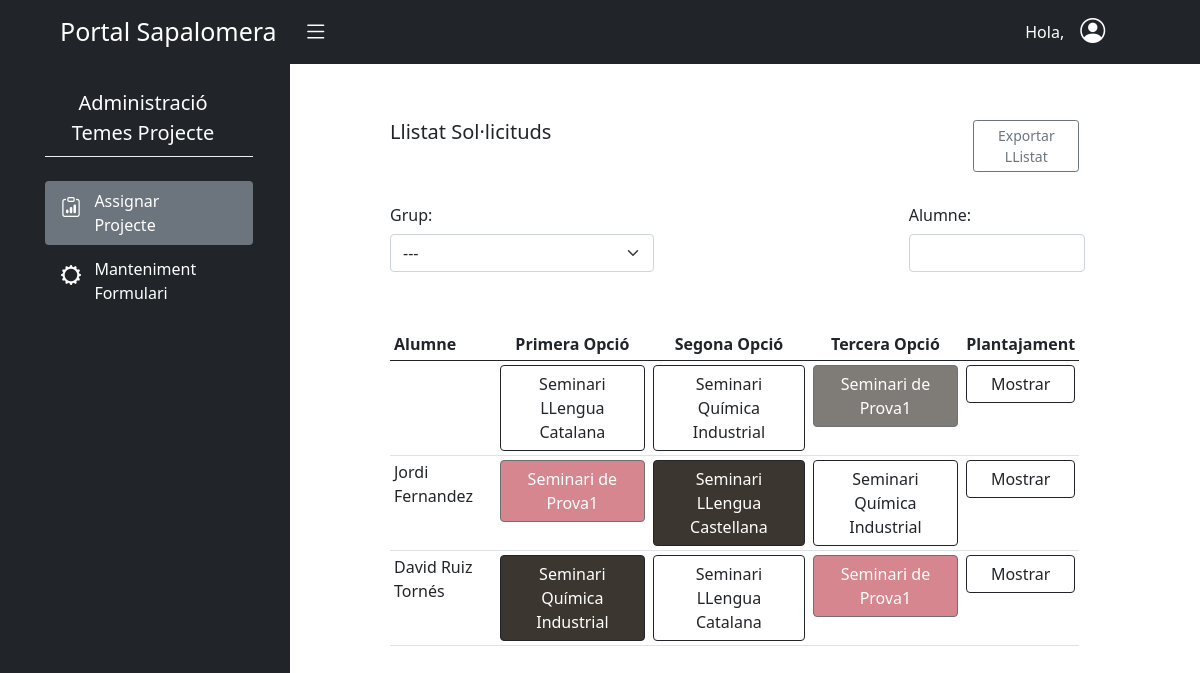
Before: /aplicacions/projecte_batxillerat/assignarProjecte/ (signed in) with the older database file.
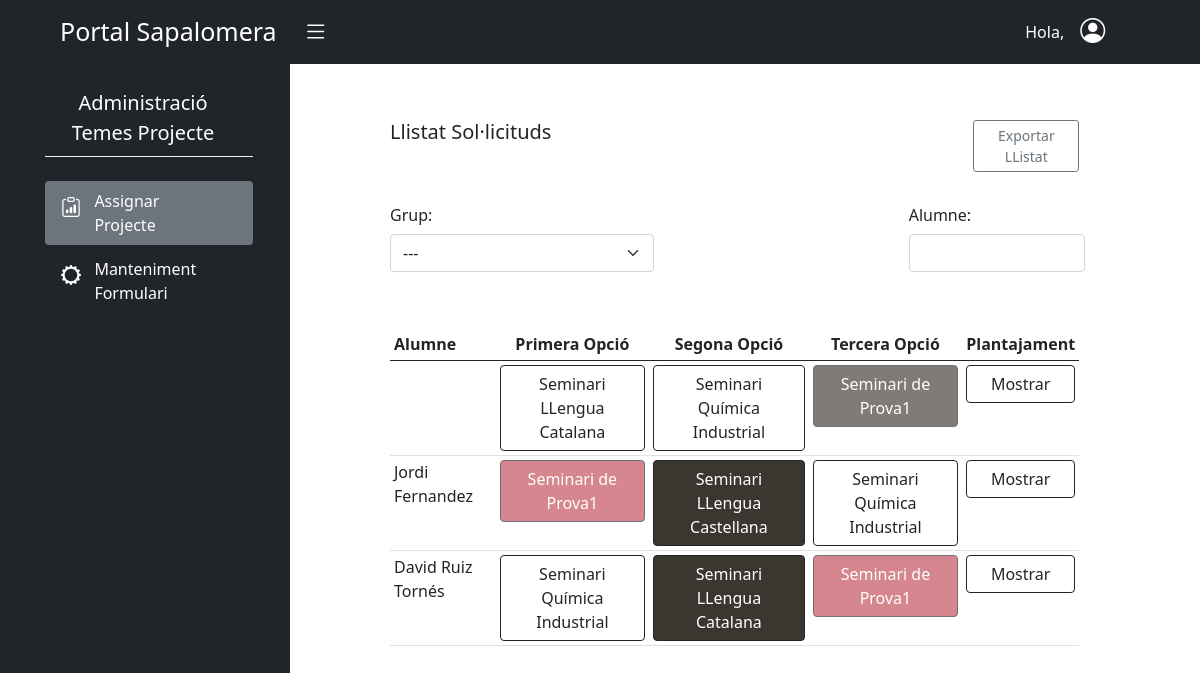
After: the same page with the newer database file.
### batxillerat_projecte/models.py (models this page shows)
class Solicitud(models.Model):
    plantajament = models.TextField()
    seminari = models.ForeignKey(Seminari, on_delete=models.CASCADE)
    usuari = models.ForeignKey(User, on_delete=models.CASCADE)
    assignat = models.BooleanField(default=False)
    class Meta:
        permissions = (
            ("enviar_solicitud", "Pot enviar Solicitud"),
        )

class Seminari(models.Model):
    nom = models.CharField(max_length=100)
    departament = models.ForeignKey(Departament, on_delete=models.CASCADE)
    places = models.PositiveSmallIntegerField()
    def __str__(self):
        return self.nom

### batxillerat_projecte/decorators.py (the view)
    def func(request, *args, **kwargs):
        if request.user in llistaEncarregats or request.user.is_staff:
            return view_func(request, *args, **kwargs)
        else:
            raise PermissionDenied

### batxillerat_projecte/templates/batx_seminaris/assignar_projecte.html (shortened to what the changed rows need)
{% extends "base.html" %}
{% load crispy_forms_tags %}
{% load static %}
{% block content %}
<div id="wrapper">
  <div class="container-fluid">
      <div id="page-content-wrapper" class="overflow-auto" style="height:85vh">
          <div class="container-fluid">
            <div class="col p-1 ps-5">
              <div class="container p-2">
                <div class="row py-2">
                  <div class="col-md-11 py-5">
                    <table class=" table-responsive table table-sm table-hover">
                      <thead>
                        <tr>
                            <th>Alumne</th>
                            <th class="text-center">Primera Opció</th>
                            <th class="text-center">Segona Opció</th>
                            <th class="text-center">Tercera Opció</th>
                            <th class="text-center">Plantajament</th>
                        </tr>
                      </thead>
                      <tbody id="taulaSolicituds">
                        {% for key, value in llista_solicituds %}
                          <tr grup="{{value.0.usuari.groups.all.0}}">
                            <td>{{value.0.usuari.get_full_name}}</td>
                              {% for solicitud in value %}
                                <td>
                                  <span data-bs-toggle="popover"
                                        data-bs-trigger="hover"
                                        data-bs-placement="top"
                                        data-bs-content="Places Disponibles: {% for places in placesDisponibles %}{% if solicitud.seminari_id == places.seminari %}{{places.num_places}}{% endif %} {% endfor %} " >
                                    <button
                                      type="button"
                                      class="btn btn-outline-dark w-100 {% if solicitud.assignat == True %}active{% endif %}"
                                      {% for places in placesDisponibles %}{% if solicitud.seminari_id == places.seminari %}{% if places.num_places == 0 %}disabled='disabled'{% endif %}{% endif %} {% endfor %}
                                      usuari-id="{{solicitud.usuari_id}}"
                                      solicitud-id="{{solicitud.id}}"
                                      seminari-id="{{solicitud.seminari_id}}" >{{solicitud.seminari}}</button>
                                  </span>
                                </td>
                              {% endfor %}
                              <td>
                                <button type="button"
                                        class="btn btn-outline-dark w-100"
                                        data-bs-toggle="collapse"
                                        data-bs-target="#mostrar{{key}}"
                                        aria-controls="mostrar{{key}}">Mostrar</button>
                              </td>
                          </tr>
                        {% endfor %}
                      </tbody>
                    </table>
                  </div>
                </div>
              </div>
            </div>
          </div>
      </div>
  </div>
</div>
{% endblock %}

Changed rows visible on the page:
changed Solicitud "David Ruiz Tornés": assignat True → False (drawn)
changed Solicitud (number 8 of 9 on the later page): assignat False → True (drawn)
